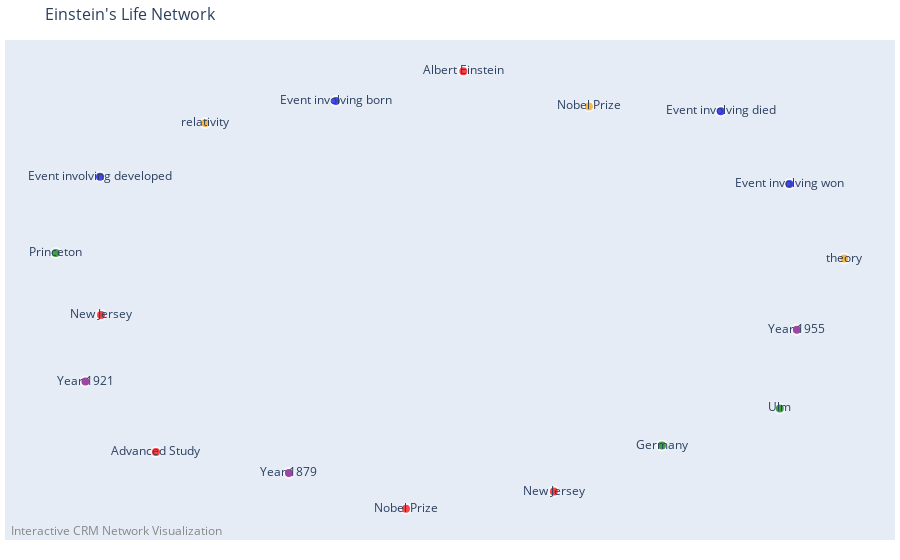

Notebook source saved alongside this figure:
### Markdown cell above
## Step 7: Interactive Network Visualization

Create an interactive network visualization using Plotly.

### Code cell
# Create plots directory
plots_dir = output_dir / "plots"
plots_dir.mkdir(exist_ok=True)

# Create interactive network plot
print("🎨 Creating interactive network visualization...")
interactive_fig = create_interactive_plot(
    graph,
    title="Einstein's Life Network",
    node_size_multiplier=20,
    edge_width_multiplier=2
)

# Save interactive plot
interactive_file = plots_dir / "network_overview.html"
interactive_fig.write_html(str(interactive_file))
print(f"✅ Generated interactive plot: {interactive_file}")

# Display in notebook - using alternative method
try:
    interactive_fig.show()
except ValueError as e:
    print(f"⚠️  Display issue: {e}")
    print("📁 Plot saved as HTML file - you can open it in your browser")
    print(f"🔗 File location: {interactive_file}")
    print("💡 Tip: Open the HTML file in your browser to view the interactive plot")

### Figure 1 — Plotly figure (JSON) as saved in the notebook; plotly's stock layout.template omitted (floating-point values rounded to 4 significant figures)
{"data": [{"hoverinfo": "none", "line": {"color": "#888", "width": 2}, "mode": "lines", "type": "scatter", "x": [], "y": []}, {"hoverinfo": "text", "hovertext": ["ID: c682e9cf-344a-4868-8316-d323c7b4352e<br>Label: Albert Einstein<br>Class: E21", "ID: ab19b1e0-bd1b-494f-8075-4fe5364026e6<br>Label: Nobel Prize<br>Class: E21", "ID: 8391dbbf-4402-4b6c-b94b-31473364a0f5<br>Label: Advanced Study<br>Class: E21", "ID: 8f0905d0-be1c-4ea2-a735-22ce305bc43b<br>Label: New Jersey<br>Class: E21", "ID: c8037576-07c3-4cec-b6de-768503c7aecb<br>Label: New Jersey<br>Class: E21", "ID: 2fc47d3d-22f9-4da3-9601-5aa6fc5f7236<br>Label: Event involving born<br>Class: E5", "ID: 58797a3a-85d7-4bc7-a02b-8a9fa4fc074e<br>Label: Event involving died<br>Class: E5", "ID: b63bdf6e-534f-4355-80ef-0b8c702e8424<br>Label: Event involving developed<br>Class: E5", "ID: 030a0b4c-b017-4111-8189-2c2b013a0a3a<br>Label: Event involving won<br>Class: E5", "ID: 731b25b2-d9bd-4aed-ba2c-35c61bdd3d35<br>Label: Germany<br>Class: E53", "ID: 59c41d29-dfb8-4c69-b07c-6c8f4c27ef8f<br>Label: Princeton<br>Class: E53", "ID: 51f04aef-e16f-4c3b-aa2e-346c5a457764<br>Label: Ulm<br>Class: E53", "ID: 49b6c8be-5298-4786-a094-81f9a6782928<br>Label: theory<br>Class: E22", "ID: 3f08aefb-d6d2-4a8f-88c6-5118f1c83985<br>Label: Nobel Prize<br>Class: E22", "ID: 4a41a892-b7a1-45b3-b68e-ad36a053ac5f<br>Label: relativity<br>Class: E22", "ID: 87ddfa86-fa27-46ce-ae4d-f9c4141771f6<br>Label: Year 1879<br>Class: E52", "ID: 5040df55-adb5-4bc9-b249-17c7ca4b46f3<br>Label: Year 1921<br>Class: E52", "ID: e40e8e8f-0b5f-4cee-bf44-fa9c19db0b78<br>Label: Year 1955<br>Class: E52"], "marker": {"color": ["red", "red", "red", "red", "red", "blue", "blue", "blue", "blue", "green", "green", "green", "orange", "orange", "orange", "purple", "purple", "purple"], "line": {"color": "white", "width": 2}, "size": [10, 10, 10, 10, 10, 10, 10, 10, 10, 10, 10, 10, 10, 10, 10, 10, 10, 10]}, "mode": "markers+text", "text": ["Albert Einstein", "Nobel Prize", "Advanced Study", "New Jersey", "New Jersey", "Event involving born", "Event involving died", "Event involving developed", "Event involving won", "Germany", "Princeton", "Ulm", "theory", "Nobel Prize", "relativity", "Year 1879", "Year 1921", "Year 1955"], "textposition": "middle center", "type": "scatter", "x": [0.05525, -0.08516, -0.6978, 0.2772, -0.8324, -0.257, 0.6862, -0.8348, 0.8542, 0.5419, -0.9432, 0.8308, 0.9886, 0.363, -0.5767, -0.3721, -0.8705, 0.8725], "y": [0.9853, -1, -0.7429, -0.9222, -0.1206, 0.8504, 0.8042, 0.5066, 0.4736, -0.7133, 0.1607, -0.5446, 0.1354, 0.8259, 0.7504, -0.8383, -0.4226, -0.188]}], "layout": {"annotations": [{"font": {"color": "#888", "size": 12}, "showarrow": false, "text": "Interactive CRM Network Visualization", "x": 0.005, "xanchor": "left", "xref": "paper", "y": -0.002, "yanchor": "bottom", "yref": "paper"}], "hovermode": "closest", "margin": {"b": 20, "l": 5, "r": 5, "t": 40}, "showlegend": false, "title": {"font": {"size": 16}, "text": "Einstein's Life Network"}, "xaxis": {"showgrid": false, "showticklabels": false, "zeroline": false}, "yaxis": {"showgrid": false, "showticklabels": false, "zeroline": false}}}
